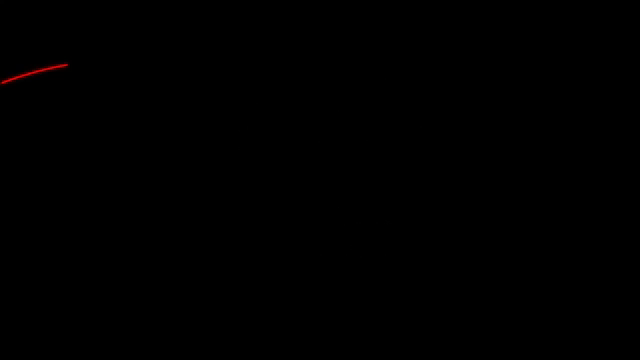
//> input picture frame 118 of 20200602_motion2d/After Effects Minimalistic Motion Design AE Animation - YouT.mp4, 640 x 360 px
$ ./main2   (built with g++ and OpenCV 4)
//> lines starting //> are read from the running program, lines starting //| are printed output that depends on the picture
#include <iostream>
#include <opencv2/core.hpp>
#include <opencv2/highgui.hpp>
#include <opencv2/imgproc.hpp>
#include <opencv2/videoio.hpp>
#include <opencv2/video.hpp>
using namespace cv;
using namespace std;
int main()
{
	VideoCapture capture(samples::findFile("After Effects Minimalistic Motion Design AE Animation - YouT.mp4"));
	if (!capture.isOpened()) {
		//error in opening the video input
		cerr << "Unable to open file!" << endl;
		return 0;
	}
	Mat frame1, prvs;
	capture >> frame1;
	cvtColor(frame1, prvs, COLOR_BGR2GRAY);

	while (true) {
		Mat frame2, next;
		capture >> frame2;
//> frame2 is the input picture: 360 rows x 640 cols, CV_8UC3; mean B, G, R 0, 0, 0.2
		imshow("frame1", frame2);
		if (frame2.empty())
			break;
		cvtColor(frame2, next, COLOR_BGR2GRAY);
		Mat flow(prvs.size(), CV_32FC2);
		calcOpticalFlowFarneback(prvs, next, flow, 0.5, 3, 15, 3, 5, 1.2, 0);
		// visualization
		Mat flow_parts[2];
		split(flow, flow_parts);
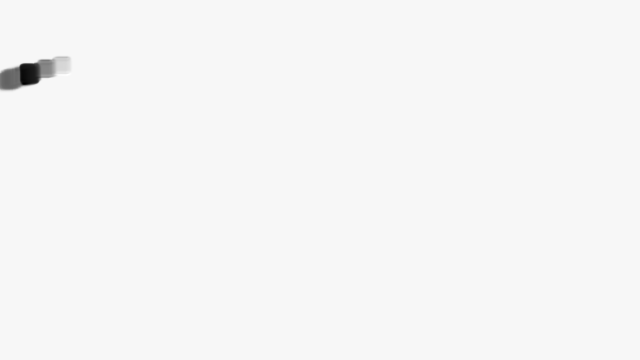
//> flow_parts[1]: 360 rows x 640 cols, CV_32FC1; min -9.94, max 0.29, mean -0.0331; drawn with min black and max white
		imshow("flow_parts0", flow_parts[0]);
		imshow("flow_parts1", flow_parts[1]);
		Mat magnitude, angle, magn_norm;
		flow_parts[1] *= -1;
		cartToPolar(flow_parts[0], flow_parts[1], magnitude, angle, true);//(x, y, magnitude, angle, angleInDegrees)
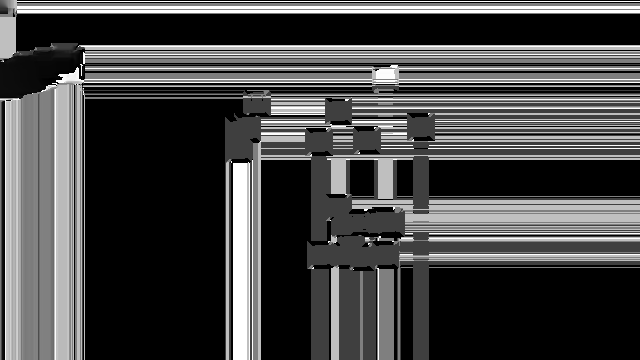
//> angle: 360 rows x 640 cols, CV_32FC1; min 0, max 360, mean 100.4; drawn with min black and max white
		normalize(magnitude, magn_norm, 0.0f, 1.0f, NORM_MINMAX);
		angle *= ((1.f / 360.f) * (180.f / 255.f));
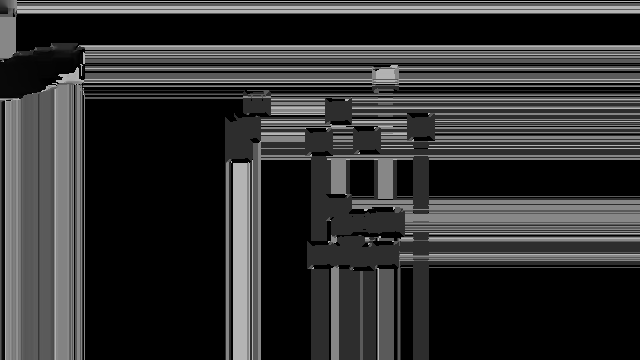
//> angle: 360 rows x 640 cols, CV_32FC1; min 0, max 0.706, mean 0.197

		//cout << "color : " << angle << endl;

		//build hsv image
		Mat _hsv[3], hsv, hsv8, bgr;
		_hsv[0] = angle; //red = 0度
		_hsv[1] = Mat::ones(angle.size(), CV_32F);
//> _hsv[1]: 360 rows x 640 cols, CV_32FC1; every value is 1
		_hsv[2] = magn_norm;
		merge(_hsv, 3, hsv);
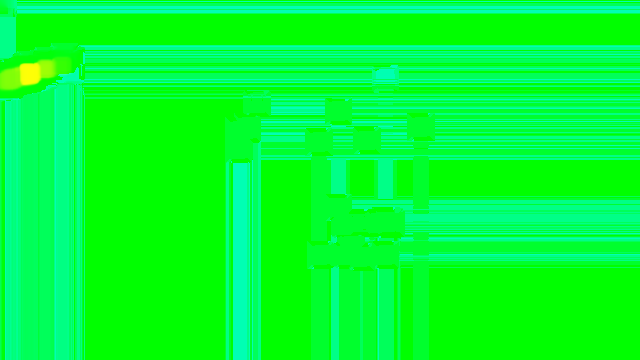
//> hsv: 360 rows x 640 cols, CV_32FC3; mean B, G, R 0.197, 1, 0.00363
		hsv.convertTo(hsv8, CV_8U, 255.0);
		cvtColor(hsv8, bgr, COLOR_HSV2BGR);
		imshow("frame2", bgr);
		int keyboard = waitKey(30);
//> the 'q' key is pressed
		if (keyboard == 'q' || keyboard == 27)
			break;
		prvs = next;
	}
}

$ run again, starting later in the video
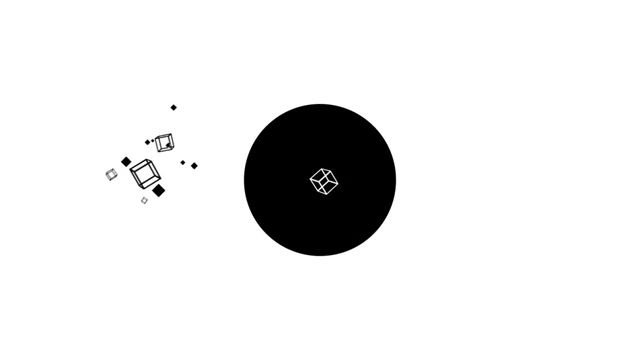
//> input picture frame 526 of 20200602_motion2d/After Effects Minimalistic Motion Design AE Animation - YouT.mp4, 640 x 360 px
//> frame1 is the input picture: 360 rows x 640 cols, CV_8UC3; min 0, max 255, mean 234.4
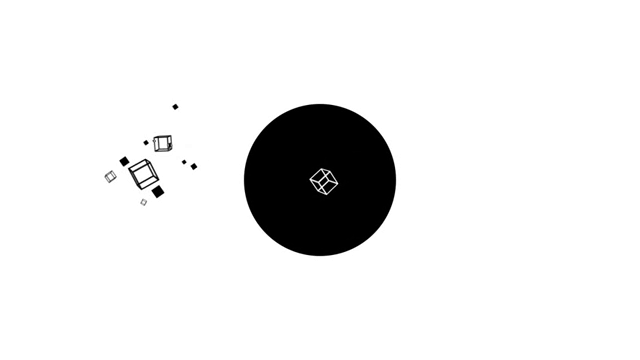
//> input picture frame 527 of 20200602_motion2d/After Effects Minimalistic Motion Design AE Animation - YouT.mp4, 640 x 360 px
//> frame2 is the input picture: 360 rows x 640 cols, CV_8UC3; min 0, max 255, mean 234.4
//> `cvtColor(hsv8, bgr, COLOR_HSV2BGR);`:
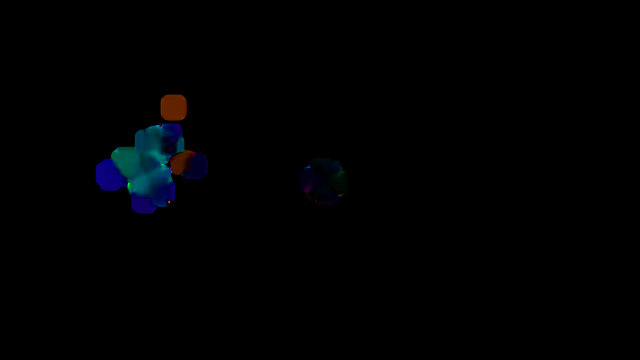
//> bgr: 360 rows x 640 cols, CV_8UC3; mean B, G, R 2, 1.1, 0.5
